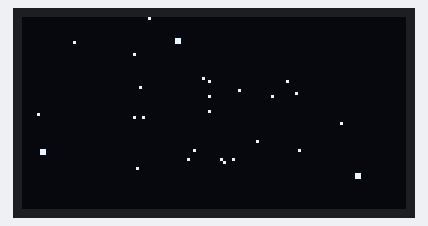
The sketch below on a simulated ESP32. On the bench: 128×64 one-colour display. Random numbers use the default seed unless the sketch sets one.

Above: at 0.51 s.
At 5.41 s:
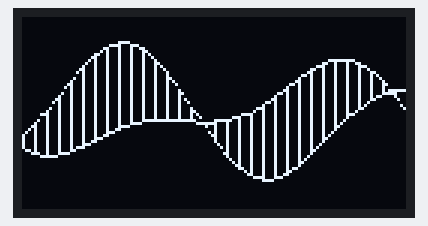
At 10.0 s:
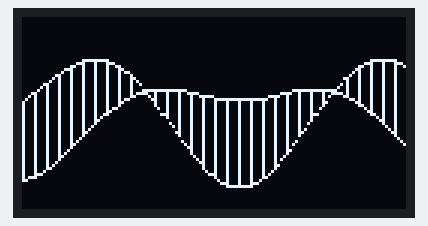
At 19.8 s:
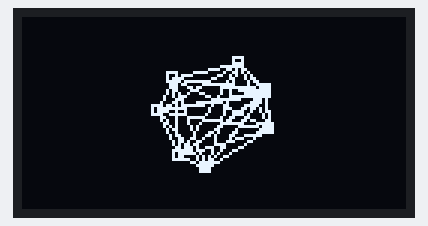
At 29.51 s:
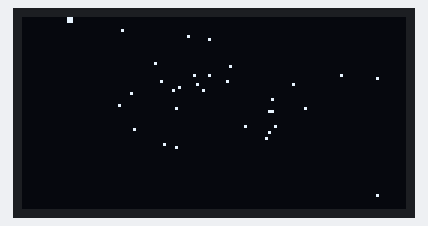
At 39.61 s:
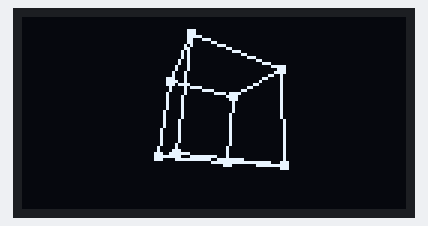

The sketch:

OledAnimations.ino
```cpp
#include <Wire.h>
#include <Adafruit_GFX.h>
#include <Adafruit_SSD1306.h>
#include <math.h>

#define SCREEN_WIDTH 128
#define SCREEN_HEIGHT 64
#define OLED_RESET -1
#define SCREEN_ADDRESS 0x3C

// 이전 약속한 사용자 규칙에 따른 OLED 핀 맵
#define OLED_SDA 14 // D5 (GPIO 14)
#define OLED_SCL 12 // D6 (GPIO 12)

Adafruit_SSD1306 display(SCREEN_WIDTH, SCREEN_HEIGHT, &Wire, OLED_RESET);

// 애니메이션 관리를 위한 전역 변수
int currentAnim = 0;
unsigned long lastSwitchTime = 0;
const unsigned long ANIM_DURATION = 5000; // 각 애니메이션 지속 시간 (5초)

// 1. Starfield (3D 별자리 터널) 구조체 및 전역 변수
#define NUM_STARS 40
struct Star {
  float x, y, z;
};
Star stars[NUM_STARS];

// 2. Sine/Cosine Wave Interference 변수
float wavePhase1 = 0;
float wavePhase2 = 0;

// 3. Rotating 3D Cube 변수
struct Point3D {
  float x, y, z;
};
// 큐브 꼭짓점 8개 (로컬 좌표 -10 ~ +10)
Point3D cubeVertices[8] = {
  {-10, -10, -10}, {10, -10, -10}, {10, 10, -10}, {-10, 10, -10},
  {-10, -10, 10},  {10, -10, 10},  {10, 10, 10},  {-10, 10, 10}
};
// 큐브 모서리 연결 인덱스 쌍 12개
int cubeEdges[12][2] = {
  {0, 1}, {1, 2}, {2, 3}, {3, 0}, // 앞면
  {4, 5}, {5, 6}, {6, 7}, {7, 4}, // 뒷면
  {0, 4}, {1, 5}, {2, 6}, {3, 7}  // 연결 모서리
};
float angleX = 0;
float angleY = 0;
float angleZ = 0;

// 4. Expanding Geometric Web 변수
#define NUM_NODES 8
float nodeAngle[NUM_NODES];
float nodeSpeed[NUM_NODES];
float webRadius = 20.0;
bool expanding = true;

// 5. Digital Rain (Matrix) 변수
#define NUM_DROPS 15
struct RainDrop {
  int x;
  float y;
  float speed;
  int length;
};
RainDrop rainDrops[NUM_DROPS];

// 초기 설정 함수들
void initStarfield() {
  for (int i = 0; i < NUM_STARS; i++) {
    stars[i].x = random(-64, 64);
    stars[i].y = random(-32, 32);
    stars[i].z = random(1, 100);
  }
}

void initGeometricWeb() {
  for (int i = 0; i < NUM_NODES; i++) {
    nodeAngle[i] = (i * 2 * M_PI) / NUM_NODES;
    nodeSpeed[i] = random(10, 30) / 1000.0; // 회전 속도
  }
}

void initDigitalRain() {
  for (int i = 0; i < NUM_DROPS; i++) {
    rainDrops[i].x = i * 9 + random(0, 4); // x좌표 분산 배치
    rainDrops[i].y = random(-60, 0);       // 화면 상단 밖에서 시작
    rainDrops[i].speed = random(15, 35) / 10.0;
    rainDrops[i].length = random(10, 25);  // 비줄기 길이
  }
}

void setup() {
  Serial.begin(115200);

  // 내장 I2C 핀 명시적 설정
  Wire.begin(OLED_SDA, OLED_SCL);

  if(!display.begin(SSD1306_SWITCHCAPVCC, SCREEN_ADDRESS)) {
    Serial.println(F("SSD1306 allocation failed"));
    for(;;);
  }

  display.clearDisplay();
  display.display();

  // 각 애니메이션의 데이터 초기화
  randomSeed(analogRead(0));
  initStarfield();
  initGeometricWeb();
  initDigitalRain();

  lastSwitchTime = millis();
}

// -------------------------------------------------------------
// 1. Starfield (3D 우주 비행) 애니메이션
// -------------------------------------------------------------
void runStarfield() {
  display.clearDisplay();
  int cx = SCREEN_WIDTH / 2;
  int cy = SCREEN_HEIGHT / 2;

  for (int i = 0; i < NUM_STARS; i++) {
    // z 값을 감소시켜 화면 안쪽으로 깊어지게 전진
    stars[i].z -= 1.5;

    // 카메라 뒷부분으로 가거나 화면 가장자리를 벗어나면 초기화
    if (stars[i].z <= 0) {
      stars[i].x = random(-64, 64);
      stars[i].y = random(-32, 32);
      stars[i].z = 100;
    }

    // 3D 좌표를 2D 평면에 투영 (원근감 부여)
    int k = 40; // 투영 거리 상수
    int px = (int)((stars[i].x * k) / stars[i].z) + cx;
    int py = (int)((stars[i].y * k) / stars[i].z) + cy;

    // 화면 영역 안인 경우에만 픽셀을 그림 (가까워질수록 크게 표시)
    if (px >= 0 && px < SCREEN_WIDTH && py >= 0 && py < SCREEN_HEIGHT) {
      if (stars[i].z < 30) {
        // 가까운 별은 십자선이나 2x2 픽셀로 큼직하게 그리기
        display.fillRect(px, py, 2, 2, SSD1306_WHITE);
      } else {
        // 먼 별은 1픽셀 점으로 그리기
        display.drawPixel(px, py, SSD1306_WHITE);
      }
    }
  }
  display.display();
}

// -------------------------------------------------------------
// 2. Wave Interference (사인/코사인 간섭 파형) 애니메이션
// -------------------------------------------------------------
void runWaveInterference() {
  display.clearDisplay();

  int midY = SCREEN_HEIGHT / 2;

  // 두 파형을 x에 따라 조합하여 기하학적인 격자 물결 그리기
  for (int x = 0; x < SCREEN_WIDTH; x++) {
    // 첫 번째 물결 계산 (sin)
    float y1 = sin(x * 0.05 + wavePhase1) * 15;
    // 두 번째 물결 계산 (cos)
    float y2 = cos(x * 0.08 + wavePhase2) * 10;

    // 두 파동의 덧셈/간섭
    int finalY1 = midY + (int)(y1 + y2);
    int finalY2 = midY - (int)(y1 - y2); // 상칭 파형

    display.drawPixel(x, finalY1, SSD1306_WHITE);
    display.drawPixel(x, finalY2, SSD1306_WHITE);

    // 점들을 가끔 선으로 이어 입체적인 기둥선 연출
    if (x % 4 == 0) {
      display.drawLine(x, finalY1, x, finalY2, SSD1306_WHITE);
    }
  }

  // 매 프레임 파동 위상 증가
  wavePhase1 += 0.05;
  wavePhase2 += 0.08;

  display.display();
}

// -------------------------------------------------------------
// 3. Rotating 3D Wireframe Cube (3D 큐브 회전) 애니메이션
// -------------------------------------------------------------
void run3DCube() {
  display.clearDisplay();
  int cx = SCREEN_WIDTH / 2;
  int cy = SCREEN_HEIGHT / 2;

  // 회전된 2D 꼭짓점 좌표를 저장할 배열
  int px[8];
  int py[8];

  // 3축 회전 연산
  for (int i = 0; i < 8; i++) {
    Point3D p = cubeVertices[i];

    // X축 회전
    float y1 = p.y * cos(angleX) - p.z * sin(angleX);
    float z1 = p.y * sin(angleX) + p.z * cos(angleX);

    // Y축 회전
    float x2 = p.x * cos(angleY) + z1 * sin(angleY);
    float z2 = -p.x * sin(angleY) + z1 * cos(angleY);

    // Z축 회전
    float x3 = x2 * cos(angleZ) - y1 * sin(angleZ);
    float y3 = x2 * sin(angleZ) + y1 * cos(angleZ);

    // 원근 투영 (Perspective projection)
    float zoom = 60.0;
    float distance = 40.0; // 카메라와의 거리
    px[i] = cx + (int)((x3 * zoom) / (z2 + distance));
    py[i] = cy + (int)((y3 * zoom) / (z2 + distance));
  }

  // 회전각 업데이트
  angleX += 0.03;
  angleY += 0.04;
  angleZ += 0.02;

  // 12개 모서리(선) 그리기
  for (int i = 0; i < 12; i++) {
    display.drawLine(px[cubeEdges[i][0]], py[cubeEdges[i][0]],
                     px[cubeEdges[i][1]], py[cubeEdges[i][1]], SSD1306_WHITE);
  }

  // 꼭짓점에 점(사각형) 찍기
  for (int i = 0; i < 8; i++) {
    display.fillRect(px[i] - 1, py[i] - 1, 3, 3, SSD1306_WHITE);
  }

  display.display();
}

// -------------------------------------------------------------
// 4. Expanding Geometric Web (기하학 그물망) 애니메이션
// -------------------------------------------------------------
void runGeometricWeb() {
  display.clearDisplay();
  int cx = SCREEN_WIDTH / 2;
  int cy = SCREEN_HEIGHT / 2;

  int x[NUM_NODES];
  int y[NUM_NODES];

  // 반경 팽창 / 수축 연산
  if (expanding) {
    webRadius += 0.4;
    if (webRadius >= 28.0) expanding = false;
  } else {
    webRadius -= 0.4;
    if (webRadius <= 12.0) expanding = true;
  }

  // 노드들의 좌표 계산
  for (int i = 0; i < NUM_NODES; i++) {
    nodeAngle[i] += nodeSpeed[i];
    x[i] = cx + (int)(cos(nodeAngle[i]) * webRadius);
    y[i] = cy + (int)(sin(nodeAngle[i]) * webRadius);

    // 꼭짓점에 작은 기하학 상자 그리기
    display.drawRect(x[i] - 2, y[i] - 2, 4, 4, SSD1306_WHITE);
  }

  // 노드들을 얽어 매는 선(웹) 그리기
  for (int i = 0; i < NUM_NODES; i++) {
    for (int j = i + 1; j < NUM_NODES; j++) {
      // 거리에 비례하여 선을 그리거나 건너뛰어 기하학적인 불규칙성 연출
      int distSq = (x[i] - x[j])*(x[i] - x[j]) + (y[i] - y[j])*(y[i] - y[j]);
      // 일정 거리 이내의 노드끼리만 그물 연결
      if (distSq < 1500) {
        display.drawLine(x[i], y[i], x[j], y[j], SSD1306_WHITE);
      }
    }
  }

  // 바깥 테두리 기하학 라인 추가
  for (int i = 0; i < NUM_NODES; i++) {
    int next = (i + 1) % NUM_NODES;
    display.drawLine(x[i], y[i], x[next], y[next], SSD1306_WHITE); // 독특한 엇갈린 교차 선 유도
  }

  display.display();
}

// -------------------------------------------------------------
// 5. Digital Rain (Matrix style) 애니메이션
// -------------------------------------------------------------
void runDigitalRain() {
  display.clearDisplay();

  for (int i = 0; i < NUM_DROPS; i++) {
    // 빗방울 아래로 이동
    rainDrops[i].y += rainDrops[i].speed;

    // 시작점 및 끝점 계산
    int startY = (int)rainDrops[i].y;
    int endY = startY - rainDrops[i].length;

    // 화면 범위 내에서 세로선(빗줄기) 그리기
    if (startY >= 0 && endY < SCREEN_HEIGHT) {
      display.drawLine(rainDrops[i].x, max(0, endY), rainDrops[i].x, min(SCREEN_HEIGHT - 1, startY), SSD1306_WHITE);
      // 가장 앞쪽 빗방울 머리 부분을 밝게(2x2 도트로 강조) 그리기
      if (startY < SCREEN_HEIGHT) {
        display.fillRect(rainDrops[i].x - 1, startY, 3, 2, SSD1306_WHITE);
      }
    }

    // 빗줄기가 화면 밑으로 완전히 넘어가면 재초기화
    if (endY > SCREEN_HEIGHT) {
      rainDrops[i].y = random(-40, 0);
      rainDrops[i].speed = random(15, 35) / 10.0;
      rainDrops[i].length = random(10, 25);
    }
  }

  display.display();
}

// -------------------------------------------------------------
// 메인 루프 (5초마다 순환 전환)
// -------------------------------------------------------------
void loop() {
  unsigned long now = millis();

  // 5초(5000ms) 경과 시 다음 애니메이션으로 변경
  if (now - lastSwitchTime >= ANIM_DURATION) {
    currentAnim = (currentAnim + 1) % 5;
    lastSwitchTime = now;
  }

  // 애니메이션 실행 분기
  switch (currentAnim) {
    case 0:
      runStarfield();
      break;
    case 1:
      runWaveInterference();
      break;
    case 2:
      run3DCube();
      break;
    case 3:
      runGeometricWeb();
      break;
    case 4:
      runDigitalRain();
      break;
  }

  // 프레임 제어 (약 30fps)
  delay(30);
}
```
